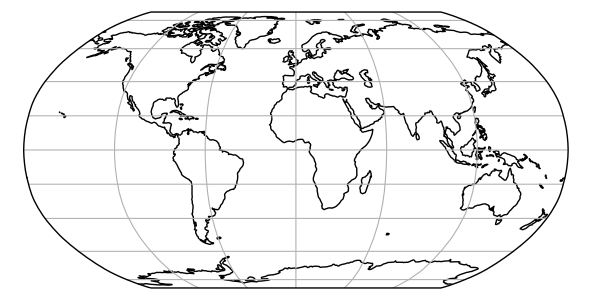

Generate this figure with Python:
import matplotlib.pyplot as plt
import cartopy.crs as ccrs

plt.figure(figsize=(5.915, 3))
ax = plt.axes(projection=ccrs.Robinson())
ax.coastlines(resolution='110m')
ax.gridlines()
